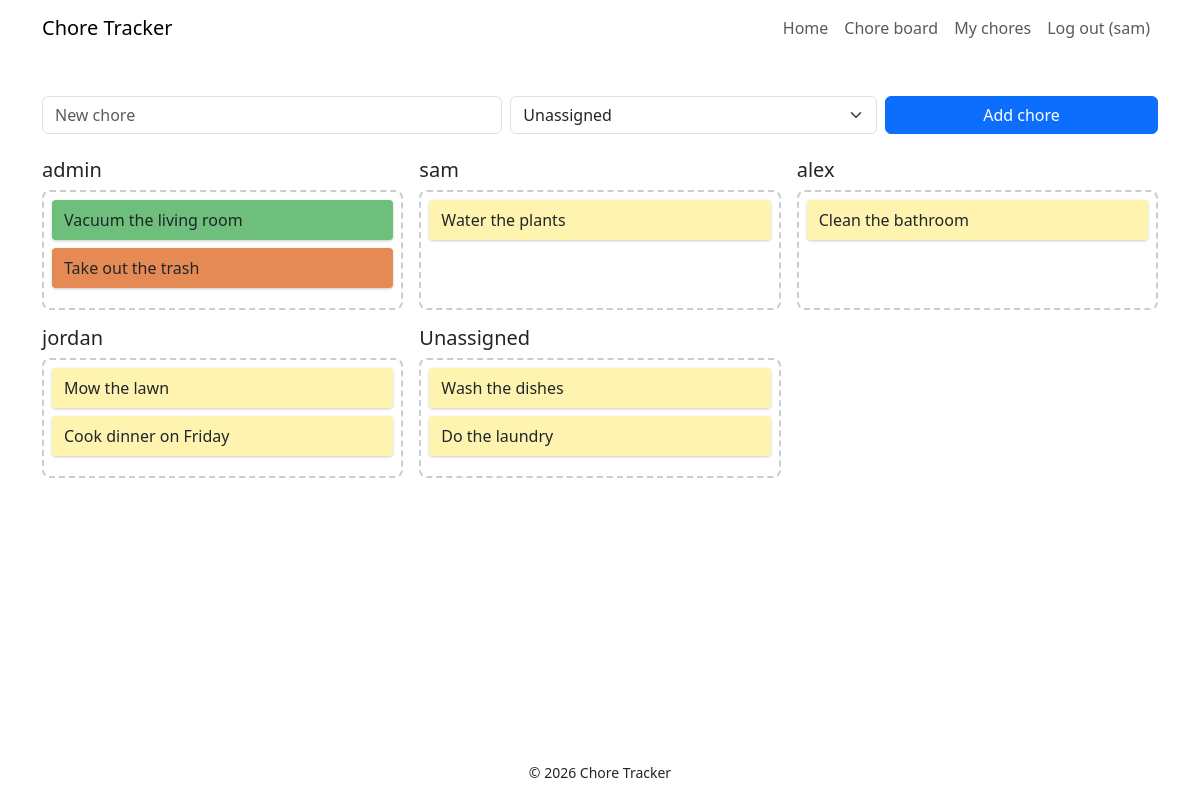
The app's page /chores (signed in), older data.
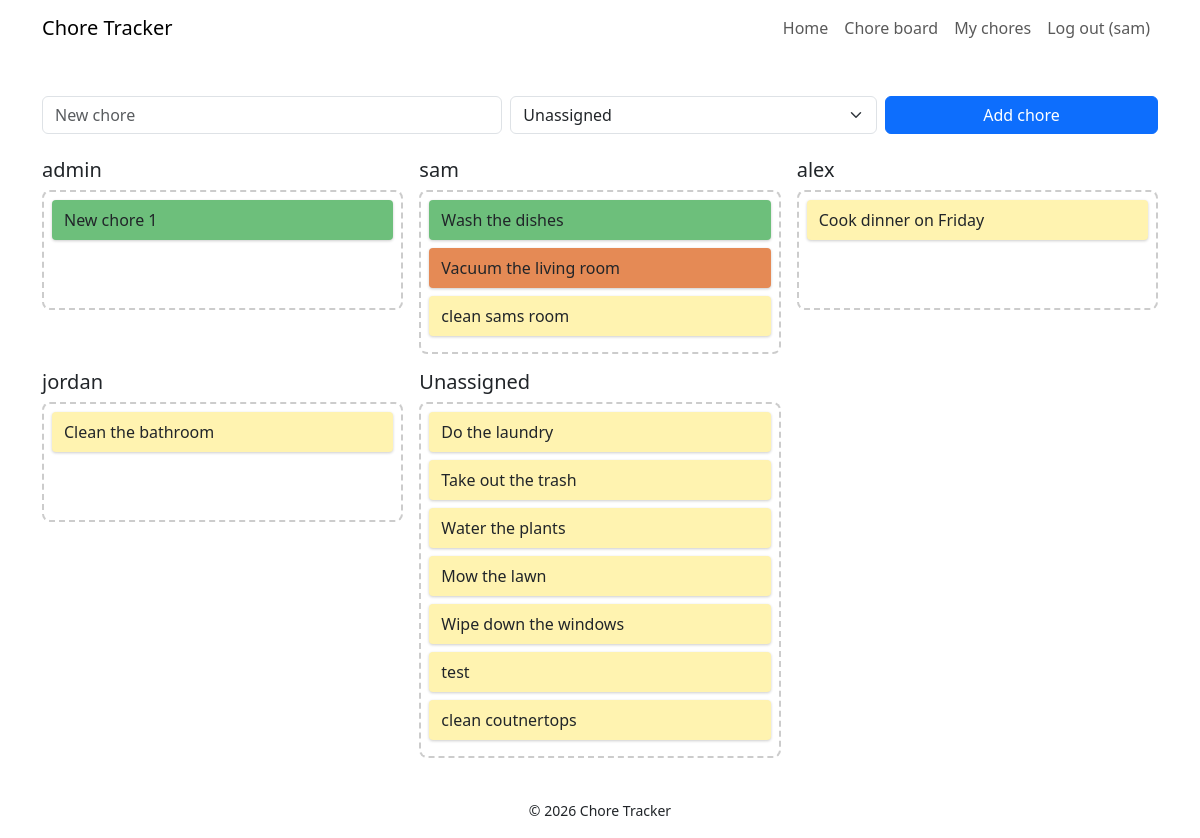
The same page, newer data.
### app.py (models this page shows)
class User(db.Model):
    id = db.Column(db.Integer, primary_key=True)
    username = db.Column(db.String(20), unique=True, nullable=False)
    password_hash = db.Column(db.String(256), nullable=False)
    role = db.Column(db.String(10), nullable=False, default="member")  # "admin" or "member"

class Chore(db.Model):
    id = db.Column(db.Integer, primary_key=True)
    title = db.Column(db.String(100), nullable=False)
    done = db.Column(db.Boolean, default=False, nullable=False)
    assignee_id = db.Column(db.Integer, db.ForeignKey("user.id"), nullable=True)
    assignee = db.relationship("User")

### app.py (the view, shortened to what this page needs)
@app.route("/chores", methods=["GET", "POST"])
@login_required
def chores():
    form = ChoreForm()
    form.assignee.choices = [(0, "Unassigned")] + [(u.id, u.username) for u in User.query.all()]
    all_chores = Chore.query.all()
    preference_lookup = {
        (preference.user_id, preference.chore_id): preference.dislike
        for preference in Preference.query.all()
    }
    preferences = {
        chore.id: preference_lookup[(chore.assignee_id, chore.id)]
        for chore in all_chores
        if chore.assignee_id is not None
        and (chore.assignee_id, chore.id) in preference_lookup
    }
    return render_template("chores.html", form=form,
                           users=User.query.all(), chores=all_chores,
                           preferences=preferences)

### app.py
class ChoreForm(FlaskForm):
    title = StringField("Chore", validators=[DataRequired(), Length(max=100)])
    assignee = SelectField("Assign to", coerce=int)
    submit = SubmitField("Add chore")

### app.py (called while the page is built)
@app.context_processor
def inject_globals():
    return {"app_name": APP_NAME}

def login_required(view):
    @wraps(view)
    def wrapped(*args, **kwargs):
        if "user_id" not in session:
            flash("Please log in to see your chores.", "warning")
            return redirect(url_for("login"))
        return view(*args, **kwargs)
    return wrapped

### templates/chores.html (shortened to what this page needs)
{% extends "base.html" %}
{% block content %}
<div class="container py-4">
  <form method="POST" class="row g-2 mb-4" novalidate>
    <div class="col-md-5">{{ form.title(class="form-control", placeholder="New chore") }}</div>
    <div class="col-md-4">{{ form.assignee(class="form-select") }}</div>
    <div class="col-md-3">{{ form.submit(class="btn btn-primary w-100") }}</div>
  </form>
  <div id="board" class="row g-3"
       data-me="{{ session['user_id'] }}"
       data-admin="{{ 'true' if session['role'] == 'admin' else 'false' }}">
    {% for u in users %}
    <div class="col-md-4">
      <h2 class="h5">{{ u.username }}</h2>
      <div class="chore-list" data-user-id="{{ u.id }}">
        {% for c in chores if c.assignee_id == u.id %}
          <div class="chore preference-board-{{ preferences.get(c.id, 'unset') }}" data-id="{{ c.id }}">
            {{ c.title }}
          </div>
        {% endfor %}
      </div>
    </div>
    {% endfor %}
    <div class="col-md-4">
      <h2 class="h5">Unassigned</h2>
      <div class="chore-list" data-user-id="">
        {% for c in chores if c.assignee_id is none %}
          <div class="chore preference-board-unset" data-id="{{ c.id }}">{{ c.title }}</div>
        {% endfor %}
      </div>
    </div>
  </div>
</div>
{% endblock %}

### templates/base.html (shortened to what this page needs)
<!DOCTYPE html>
<html lang="en">
<head>
    <link href="https://cdn.jsdelivr.net/npm/bootstrap@5.3.3/dist/css/bootstrap.min.css" rel="stylesheet">
    <link rel="stylesheet" href="{{ url_for('static', filename='my_style.css') }}">
</head>
<body class="d-flex flex-column min-vh-100">
<nav class="navbar navbar-expand-sm site-nav">
    <div class="container">
        <a class="navbar-brand" href="{{ url_for('index') }}">{{ app_name }}</a>
        <div class="collapse navbar-collapse" id="mainNav">
            <ul class="navbar-nav ms-auto align-items-sm-center">
                <li class="nav-item"><a class="nav-link" href="{{ url_for('index') }}">Home</a></li>
                {% if session.get('user_id') %}
                    <li class="nav-item"><a class="nav-link" href="{{ url_for('chores') }}">Chore board</a></li>
                    <li class="nav-item"><a class="nav-link" href="{{ url_for('mychores') }}">My chores</a></li>
                    <li class="nav-item"><a class="nav-link" href="{{ url_for('logout') }}">Log out ({{ session['username'] }})</a></li>
                {% else %}
                    <li class="nav-item"><a class="nav-link" href="{{ url_for('login') }}">Log in</a></li>
                {% endif %}
            </ul>
        </div>
    </div>
</nav>
<main class="flex-grow-1">
    {% block content %}{% endblock %}
</main>
<footer class="site-footer text-center py-3">
    <small>&copy; 2026 {{ app_name }}</small>
</footer>
</body>
</html>

Row changes from the older to the newer data that the page shows:
no longer on one of the page's lists (row edited): Chore: title "Wash the dishes"
changed User "sam": gains Chore (title "Wash the dishes"); gains Chore (title "Vacuum the living room"); loses Chore (title "Water the plants")
changed User "admin": loses Chore (title "Vacuum the living room"); loses Chore (title "Take out the trash")
added Chore: title "New chore 1", shown under User "admin"
added Chore: title "clean sams room", shown under User "sam"
changed User "alex": gains Chore (title "Cook dinner on Friday"); loses Chore (title "Clean the bathroom")
changed User "jordan": gains Chore (title "Clean the bathroom"); loses Chore (title "Mow the lawn"); loses Chore (title "Cook dinner on Friday")
now on one of the page's lists (row edited): Chore: title "Take out the trash"
now on one of the page's lists (row edited): Chore: title "Water the plants"
now on one of the page's lists (row edited): Chore: title "Mow the lawn"
added Chore: title "Wipe down the windows", shown under "Unassigned"
added Chore: title "test", shown under "Unassigned"
added Chore: title "clean coutnertops", shown under "Unassigned"
